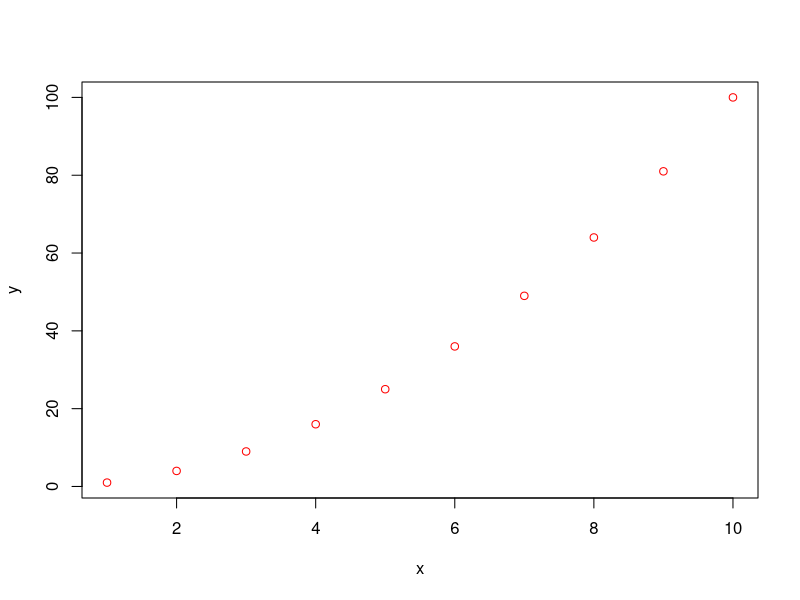

R code for this plot:
### Clone your Git repository to RStudio

print("This file was created within RStudio")

print("And now it lives on GitHub")

x <- 1:10
y <- x^2

plot(x, y, col = "red")
